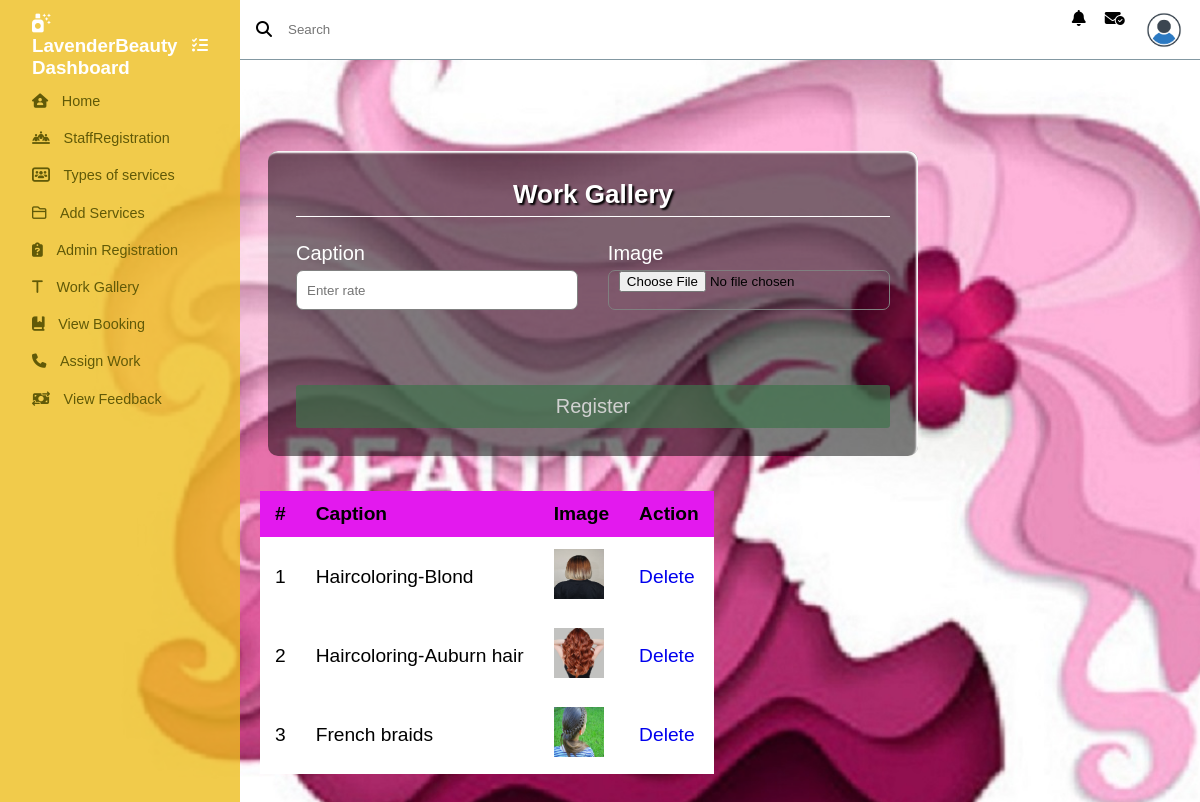
/adminboutique/Work/ (signed in), run on the app's committed database.
### Admin/models.py (models this page shows)
class tbl_workgalary(models.Model):
    workdate=models.DateField(auto_now_add=True)
    caption=models.CharField(max_length=40)
    image=models.FileField(upload_to="Workpic/")

### Admin/views.py (the view)
# urls.py: path('Work/',views.work,name="work"),
def work(request):
    if 'aid' in request.session:
        workdata=tbl_workgalary.objects.all()
        if request.method=="POST":
            tbl_workgalary.objects.create(caption=request.POST.get('caption'),image=request.FILES.get('image'))
            return redirect('adminboutique:work')
        else:
            return render(request,'Admin/Workgalary.html',{'work':workdata})
    else:
        return redirect('webguest:login')

### Admin/Templates/Admin/Workgalary.html (shortened to what this page needs)
{% extends 'Admin/Header.html' %}
{% load static %}
{% block content%}
<!DOCTYPE html>
<html lang="en">
<head>
</head>
<body>
    <div class="container">
        <h1 class="form-title">Work Gallery</h1>
        <form action="#" method="post" enctype="multipart/form-data">
          <div class="main-user-info">
            <div class="user-input-box">
              <label for="rate">Caption</label>
              <input type="text"
                      id="caption"
                      name="caption"
                      placeholder="Enter rate" value="{{data.caption}}"/>
            </div>
            <div class="user-input-box">
                <label for="phoneNumber">Image</label>
                <input type="file"
                        id="image"
                        name="image"
                        placeholder="Upload Proof" value="{{data.image}}"/>
              </div>
          </div>
          <div class="form-submit-btn">
            <input type="submit" value="Register">
          </div>
        </form>
    </div>
    <table class="content-table">
        <tr>
            <th>#</th>
            <th>Caption</th>
            <th>Image</th>
            <th>Action</th>
        </tr>
        {% for i in work %}
        <tr>
            <td>{{forloop.counter}}</td>
            <td>{{i.caption}}</td>
            <td><img src="{{i.image.url}}" width="50" height="50"></td>
            <td><a href="{% url 'adminboutique:deletework' i.id %}">Delete</a></td>
        </tr>
        {% endfor %}
    </table>
</body>
</html>
{% endblock content %}

### data on the page
tbl_workgalary: caption "Haircoloring-Blond", image (picture)
tbl_workgalary: caption "Haircoloring-Auburn hair", image (picture)
tbl_workgalary: caption "French braids", image (picture)
